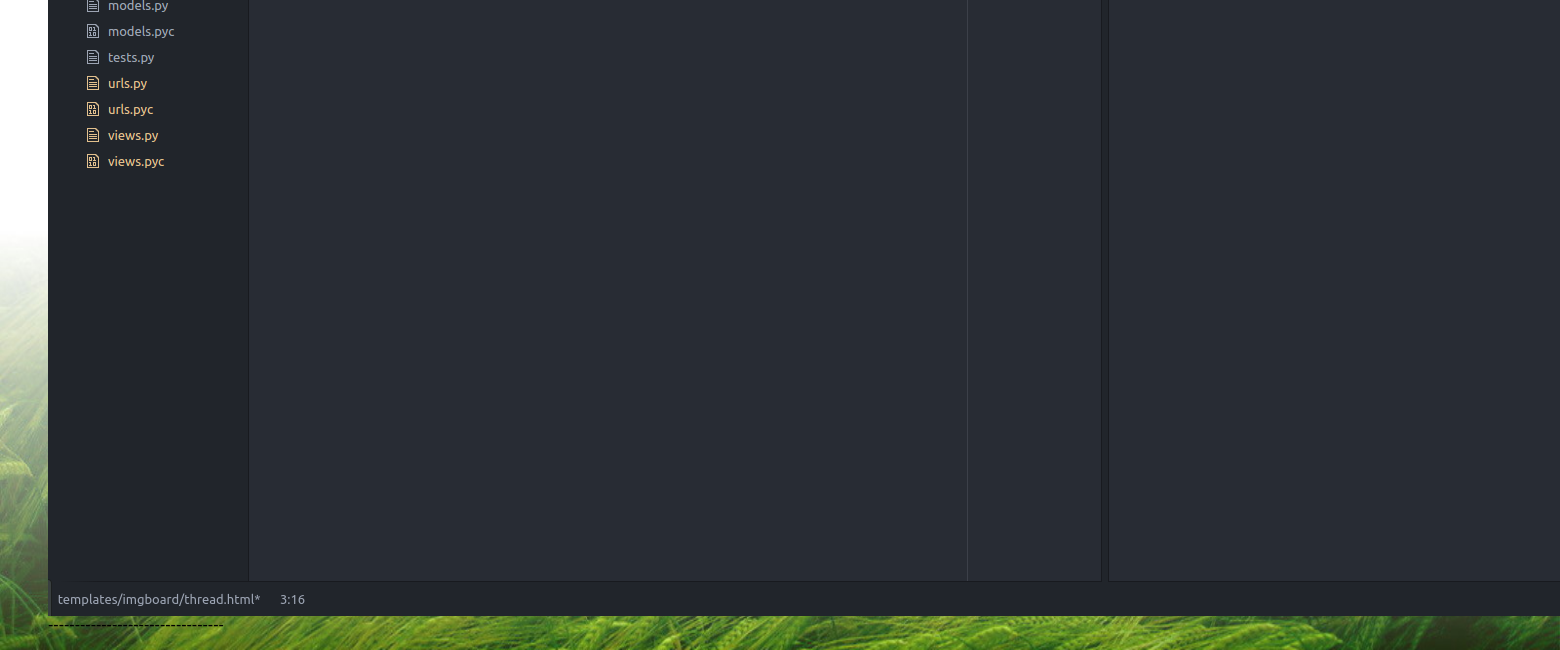
Page /board/thread3/ (lower part) on the earlier database version.
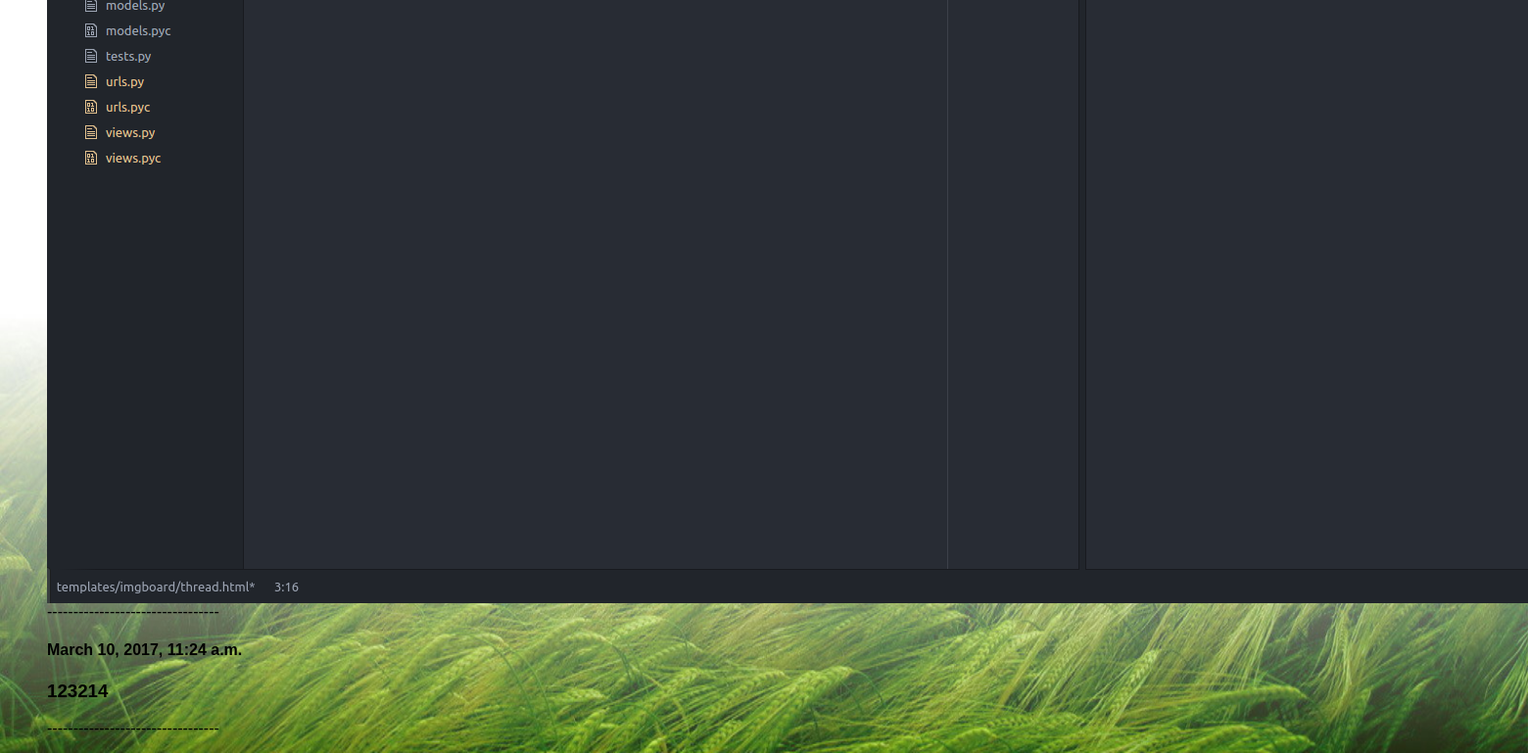
Same page on the later database version.
### imgboard/models.py (models this page shows)
class Post(models.Model):
	thread = models.ForeignKey(Thread)
	date_published = models.DateTimeField('date published')
	post_text = models.CharField(max_length=300)
	pic = models.ImageField(upload_to='pics', blank=True)

### imgboard/views.py (the view, shortened to what this page needs)
# urls.py: url(r'^thread(?P<thread_id>[0-9]+)/$', views.ThreadView.as_view(), name='thread')
class ThreadView(View):
	post_form = PostForm
	initial = {'key': 'value'}
	def get(self, request, thread_id, **kwargs):
		thread = get_object_or_404(Thread, pk=thread_id)
		form = self.post_form(initial=self.initial)
		context = {
			'thread': thread,
			'form': form,
		}
		return render(request, 'thread.html', context)

### imgboard/templates/thread.html (shortened to what this page needs)
{% load static %}
<link rel="stylesheet" type="text/css" href="{% static 'imgboard/thread_style.css' %}" </>
{% load staticfiles %}
<div class="body">
<ul>
{% for post in thread.post_set.all %}
	<h4>{{ post.date_published }}</h4>
	<h3>{{ post.post_text }}</h3>
	{% if post.pic %}
		<img src="{{ post.pic.url }}">
  {% endif %}
---------------------------------
{% endfor %}
</ul>
</div>

Differences in the rows shown:
added Post: date_published "March 10, 2017, 11:24 a.m.", post_text "123214"
